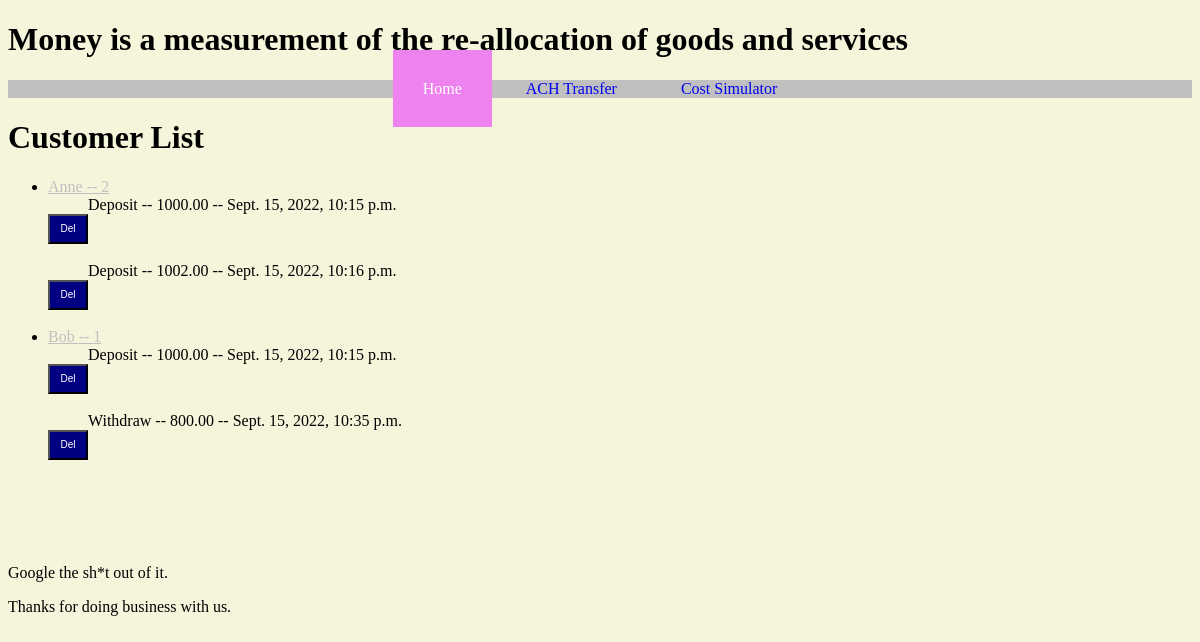
The app's page /, older data.
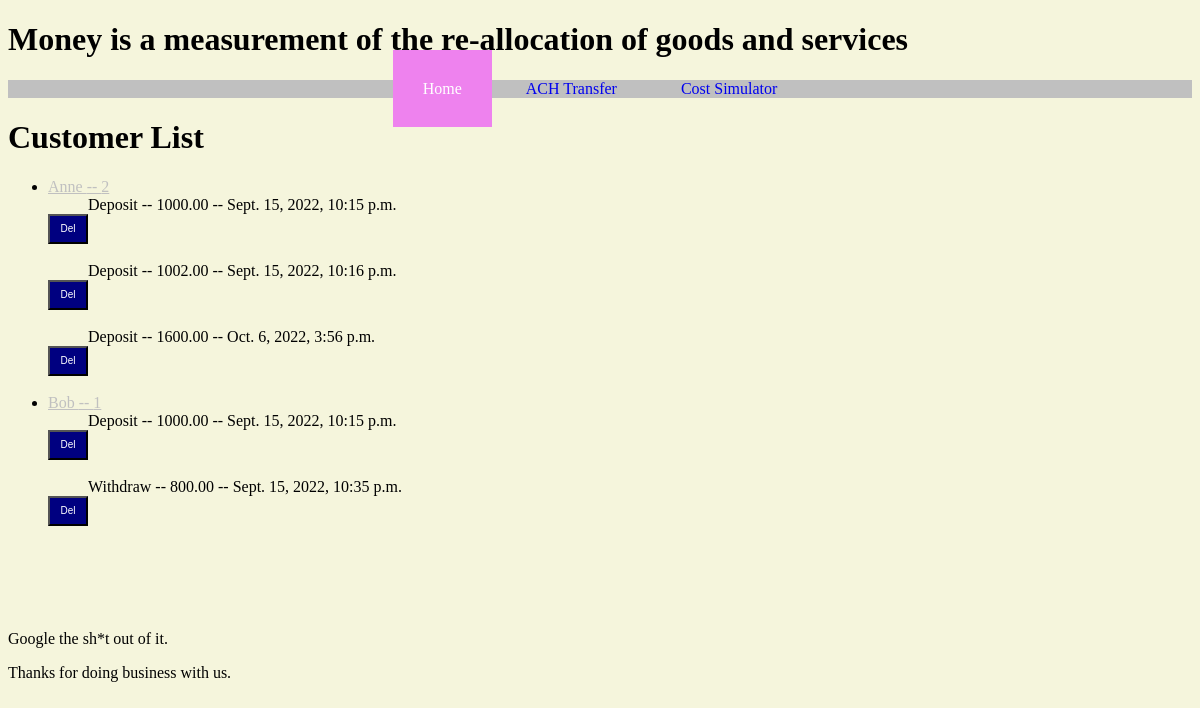
The same page, newer data.
### perseverance/models.py (models this page shows, shortened)
class Customer(models.Model):
    customer_text = models.CharField(max_length=200)
    pub_date = models.DateTimeField('Doing business with us since ')

class Balance(models.Model):
    customer = models.ForeignKey(Customer, on_delete=models.CASCADE)
    balance_text = models.CharField(max_length=200)
    defaults = models.DecimalField(max_digits=20, decimal_places=2, default=1000.00)
    timestamp = models.DateTimeField('Transaction timestamp ')
    class Meta:
        verbose_name_plural = 'Balance'

### perseverance/views.py (the view)
# urls.py: path('', views.IndexView.as_view(), name='index'),
class IndexView(generic.ListView):
    template_name = 'perseverance/index.html'
    context_object_name = 'latest_deposit_list'
    def get_queryset(self):
        return Customer.objects.filter(pub_date__lte=timezone.now()).order_by('-pub_date')[:5]

### perseverance/templates/perseverance/index.html (shortened to what this page needs)
<!DOCTYPE html>
<html lang="en" dir="ltr">
  <head>
    {% load static %}
    <link rel="stylesheet" href="{% static 'perseverance/style.css' %}">
  </head>
  <body>
    <h1>Money is a measurement of the re-allocation of goods and services</h1>
    <center>
    <div class="topnav" id="nav">
          <a href="{% url 'perseverance:index' %}" class="active">Home</a>
          <a href="{% url 'perseverance:tranfer' %}">ACH Transfer</a>
          <a href="{% url 'perseverance:cost' %}">Cost Simulator</a>
    </div>
    </center>
    {% block content %}
    <h1>Customer List</h1>
    {% if latest_deposit_list %}
      <ul>
        {% for customer in latest_deposit_list %}
          <li> <a href="{% url 'perseverance:tranx' customer.id %}">{{customer.customer_text}} -- {{ customer.id }}</a> </li>
          {% for b in customer.balance_set.all %}
            <ul>{{b.balance_text}} -- {{b.defaults}} -- {{b.timestamp}}</ul>
            <form class="del" action="{% url 'perseverance:delete' b.id %}" method="post">
              <input class='del' type="submit" name="del" value="Del">
            </form>
            <br>
          {% endfor %}
        {% endfor %}
      </ul>
    {% else %}
      <p>No customers yet, hang in there.</p>
    {% endif %}
    {% endblock content %}
    <br>
    <br>
    <br>
    <p>Google the sh*t out of it.</p>
    <p>Thanks for doing business with us.</p>
  </body>
</html>

Row changes from the older to the newer data that the page shows:
added Balance: balance_text "Deposit", defaults "1600.00", timestamp "Oct. 6, 2022, 3:56 p.m.", shown under Customer "Anne"
